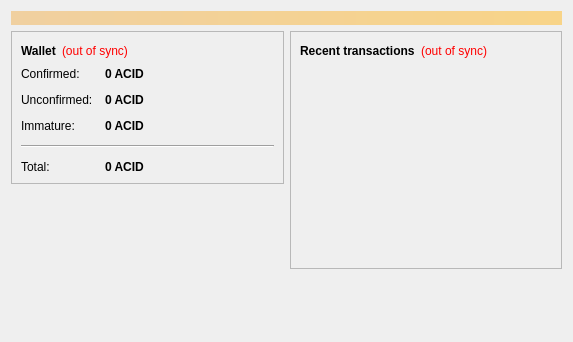
<?xml version="1.0" encoding="UTF-8"?>
<ui version="4.0">
 <class>OverviewPage</class>
 <widget class="QWidget" name="OverviewPage">
  <property name="geometry">
   <rect>
    <x>0</x>
    <y>0</y>
    <width>573</width>
    <height>342</height>
   </rect>
  </property>
  <property name="windowTitle">
   <string>Form</string>
  </property>
  <layout class="QVBoxLayout" name="topLayout">
   <item>
    <widget class="QLabel" name="labelAlerts">
     <property name="visible">
      <bool>false</bool>
     </property>
     <property name="styleSheet">
      <string notr="true">background-color: qlineargradient(x1: 0, y1: 0, x2: 1, y2: 0, stop:0 #F0D0A0, stop:1 #F8D488); color:#000000;</string>
     </property>
     <property name="wordWrap">
      <bool>true</bool>
     </property>
     <property name="margin">
      <number>3</number>
     </property>
    </widget>
   </item>
   <item>
    <layout class="QHBoxLayout" name="horizontalLayout" stretch="1,1">
     <item>
      <layout class="QVBoxLayout" name="verticalLayout_2">
       <item>
        <widget class="QFrame" name="frame">
         <property name="frameShape">
          <enum>QFrame::StyledPanel</enum>
         </property>
         <property name="frameShadow">
          <enum>QFrame::Raised</enum>
         </property>
         <layout class="QVBoxLayout" name="verticalLayout_4">
          <item>
           <layout class="QHBoxLayout" name="horizontalLayout_4">
            <item>
             <widget class="QLabel" name="label_5">
              <property name="font">
               <font>
                <weight>75</weight>
                <bold>true</bold>
               </font>
              </property>
              <property name="text">
               <string>Wallet</string>
              </property>
             </widget>
            </item>
            <item>
             <widget class="QLabel" name="labelWalletStatus">
              <property name="toolTip">
               <string>The displayed information may be out of date. Your wallet automatically synchronizes with the AcidCoin network after a connection is established, but this process has not completed yet.</string>
              </property>
              <property name="styleSheet">
               <string notr="true">QLabel { color: red; }</string>
              </property>
              <property name="text">
               <string notr="true">(out of sync)</string>
              </property>
              <property name="alignment">
               <set>Qt::AlignLeading|Qt::AlignLeft|Qt::AlignVCenter</set>
              </property>
             </widget>
            </item>
            <item>
             <spacer name="horizontalSpacer_2">
              <property name="orientation">
               <enum>Qt::Horizontal</enum>
              </property>
              <property name="sizeHint" stdset="0">
               <size>
                <width>40</width>
                <height>20</height>
               </size>
              </property>
             </spacer>
            </item>
           </layout>
          </item>
          <item>
           <layout class="QFormLayout" name="formLayout_2">
            <property name="fieldGrowthPolicy">
             <enum>QFormLayout::AllNonFixedFieldsGrow</enum>
            </property>
            <property name="horizontalSpacing">
             <number>12</number>
            </property>
            <property name="verticalSpacing">
             <number>12</number>
            </property>
            <item row="0" column="0">
             <widget class="QLabel" name="label">
              <property name="text">
               <string>Confirmed:</string>
              </property>
             </widget>
            </item>
            <item row="0" column="1">
             <widget class="QLabel" name="labelBalance">
              <property name="font">
               <font>
                <weight>75</weight>
                <bold>true</bold>
               </font>
              </property>
              <property name="cursor">
               <cursorShape>IBeamCursor</cursorShape>
              </property>
              <property name="toolTip">
               <string>Your current spendable balance</string>
              </property>
              <property name="text">
               <string notr="true">0 ACID</string>
              </property>
              <property name="textInteractionFlags">
               <set>Qt::LinksAccessibleByMouse|Qt::TextSelectableByKeyboard|Qt::TextSelectableByMouse</set>
              </property>
             </widget>
            </item>
            <item row="1" column="0">
             <widget class="QLabel" name="label_3">
              <property name="text">
               <string>Unconfirmed:</string>
              </property>
             </widget>
            </item>
            <item row="1" column="1">
             <widget class="QLabel" name="labelUnconfirmed">
              <property name="font">
               <font>
                <weight>75</weight>
                <bold>true</bold>
               </font>
              </property>
              <property name="cursor">
               <cursorShape>IBeamCursor</cursorShape>
              </property>
              <property name="toolTip">
               <string>Total of transactions that have yet to be confirmed, and do not yet count toward the spendable balance</string>
              </property>
              <property name="text">
               <string notr="true">0 ACID</string>
              </property>
              <property name="textInteractionFlags">
               <set>Qt::LinksAccessibleByMouse|Qt::TextSelectableByKeyboard|Qt::TextSelectableByMouse</set>
              </property>
             </widget>
            </item>
            <item row="2" column="0">
             <widget class="QLabel" name="labelImmatureText">
              <property name="text">
               <string>Immature:</string>
              </property>
             </widget>
            </item>
            <item row="2" column="1">
             <widget class="QLabel" name="labelImmature">
              <property name="font">
               <font>
                <weight>75</weight>
                <bold>true</bold>
               </font>
              </property>
              <property name="toolTip">
               <string>Mined balance that has not yet matured</string>
              </property>
              <property name="text">
               <string notr="true">0 ACID</string>
              </property>
              <property name="textInteractionFlags">
               <set>Qt::LinksAccessibleByMouse|Qt::TextSelectableByKeyboard|Qt::TextSelectableByMouse</set>
              </property>
             </widget>
            </item>
            <item row="4" column="0">
             <widget class="QLabel" name="labelTotalText">
              <property name="text">
               <string>Total:</string>
              </property>
             </widget>
            </item>
            <item row="4" column="1">
             <widget class="QLabel" name="labelTotal">
              <property name="font">
               <font>
                <weight>75</weight>
                <bold>true</bold>
               </font>
              </property>
              <property name="cursor">
               <cursorShape>IBeamCursor</cursorShape>
              </property>
              <property name="toolTip">
               <string>Your current total balance</string>
              </property>
              <property name="text">
               <string notr="true">0 ACID</string>
              </property>
              <property name="textInteractionFlags">
               <set>Qt::LinksAccessibleByMouse|Qt::TextSelectableByKeyboard|Qt::TextSelectableByMouse</set>
              </property>
             </widget>
            </item>
            <item row="3" column="0" colspan="2">
             <widget class="Line" name="line">
              <property name="orientation">
               <enum>Qt::Horizontal</enum>
              </property>
             </widget>
            </item>
           </layout>
          </item>
         </layout>
        </widget>
       </item>
       <item>
        <spacer name="verticalSpacer">
         <property name="orientation">
          <enum>Qt::Vertical</enum>
         </property>
         <property name="sizeHint" stdset="0">
          <size>
           <width>20</width>
           <height>40</height>
          </size>
         </property>
        </spacer>
       </item>
      </layout>
     </item>
     <item>
      <layout class="QVBoxLayout" name="verticalLayout_3">
       <item>
        <widget class="QFrame" name="frame_2">
         <property name="frameShape">
          <enum>QFrame::StyledPanel</enum>
         </property>
         <property name="frameShadow">
          <enum>QFrame::Raised</enum>
         </property>
         <layout class="QVBoxLayout" name="verticalLayout">
          <item>
           <layout class="QHBoxLayout" name="horizontalLayout_2">
            <item>
             <widget class="QLabel" name="label_4">
              <property name="text">
               <string>&lt;b&gt;Recent transactions&lt;/b&gt;</string>
              </property>
             </widget>
            </item>
            <item>
             <widget class="QLabel" name="labelTransactionsStatus">
              <property name="toolTip">
               <string>The displayed information may be out of date. Your wallet automatically synchronizes with the AcidCoin network after a connection is established, but this process has not completed yet.</string>
              </property>
              <property name="styleSheet">
               <string notr="true">QLabel { color: red; }</string>
              </property>
              <property name="text">
               <string notr="true">(out of sync)</string>
              </property>
              <property name="alignment">
               <set>Qt::AlignRight|Qt::AlignTrailing|Qt::AlignVCenter</set>
              </property>
             </widget>
            </item>
            <item>
             <spacer name="horizontalSpacer">
              <property name="orientation">
               <enum>Qt::Horizontal</enum>
              </property>
              <property name="sizeHint" stdset="0">
               <size>
                <width>40</width>
                <height>20</height>
               </size>
              </property>
             </spacer>
            </item>
           </layout>
          </item>
          <item>
           <widget class="QListView" name="listTransactions">
            <property name="styleSheet">
             <string notr="true">QListView { background: transparent; }</string>
            </property>
            <property name="frameShape">
             <enum>QFrame::NoFrame</enum>
            </property>
            <property name="verticalScrollBarPolicy">
             <enum>Qt::ScrollBarAlwaysOff</enum>
            </property>
            <property name="horizontalScrollBarPolicy">
             <enum>Qt::ScrollBarAlwaysOff</enum>
            </property>
            <property name="selectionMode">
             <enum>QAbstractItemView::NoSelection</enum>
            </property>
           </widget>
          </item>
         </layout>
        </widget>
       </item>
       <item>
        <spacer name="verticalSpacer_2">
         <property name="orientation">
          <enum>Qt::Vertical</enum>
         </property>
         <property name="sizeHint" stdset="0">
          <size>
           <width>20</width>
           <height>40</height>
          </size>
         </property>
        </spacer>
       </item>
      </layout>
     </item>
    </layout>
   </item>
  </layout>
 </widget>
 <resources/>
 <connections/>
</ui>
